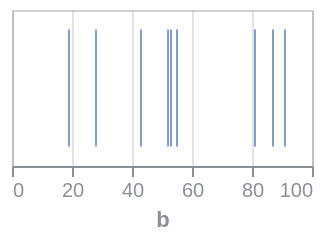

The Vega-Lite source for this figure:
### Vega specification from a JSON file in a GitHub repository (floating-point values rounded to 4 significant figures)
{"$schema": "https://vega.github.io/schema/vega/v6.json", "background": null, "padding": 5, "width": 150, "height": 78, "style": "cell", "data": [{"name": "source_0", "values": [{"a": "A", "b": 28, "c": 5, "g": "x"}, {"a": "B", "b": 55, "c": 9, "g": "y"}, {"a": "C", "b": 43, "c": 2, "g": "x"}, {"a": "D", "b": 91, "c": 7, "g": "y"}, {"a": "E", "b": 81, "c": 4, "g": "x"}, {"a": "F", "b": 53, "c": 6, "g": "y"}, {"a": "G", "b": 19, "c": 8, "g": "x"}, {"a": "H", "b": 87, "c": 1, "g": "y"}, {"a": "I", "b": 52, "c": 3, "g": "x"}]}, {"name": "data_0", "source": "source_0", "transform": [{"type": "filter", "expr": "isValid(datum[\"b\"]) && isFinite(+datum[\"b\"])"}]}], "marks": [{"name": "marks", "type": "rect", "style": ["tick"], "from": {"data": "data_0"}, "encode": {"update": {"opacity": {"value": 0.7}, "fill": {"value": "#4c78a8"}, "ariaRoleDescription": {"value": "tick"}, "description": {"signal": "\"b: \" + (format(datum[\"b\"], \"\"))"}, "yc": {"signal": "height", "mult": 0.5}, "height": {"signal": "0.75 * height"}, "xc": {"scale": "x", "field": "b"}, "width": {"value": 1}}}}], "scales": [{"name": "x", "type": "linear", "domain": {"data": "data_0", "field": "b"}, "range": [0, {"signal": "width"}], "nice": true, "zero": true}], "axes": [{"scale": "x", "orient": "bottom", "grid": true, "tickCount": {"signal": "ceil(width/40)"}, "domain": false, "labels": false, "aria": false, "maxExtent": 0, "minExtent": 0, "ticks": false, "zindex": 0}, {"scale": "x", "orient": "bottom", "grid": false, "title": "b", "labelFlush": true, "labelOverlap": true, "tickCount": {"signal": "ceil(width/40)"}, "zindex": 0}], "config": {"axis": {"labelColor": "#8a8f98", "titleColor": "#8a8f98", "domainColor": "#8a8f98", "tickColor": "#8a8f98", "gridColor": "#8a8f98", "gridOpacity": 0.25}, "legend": {"labelColor": "#8a8f98", "titleColor": "#8a8f98"}, "style": {"cell": {"stroke": "#8a8f98", "strokeOpacity": 0.4}}}}
